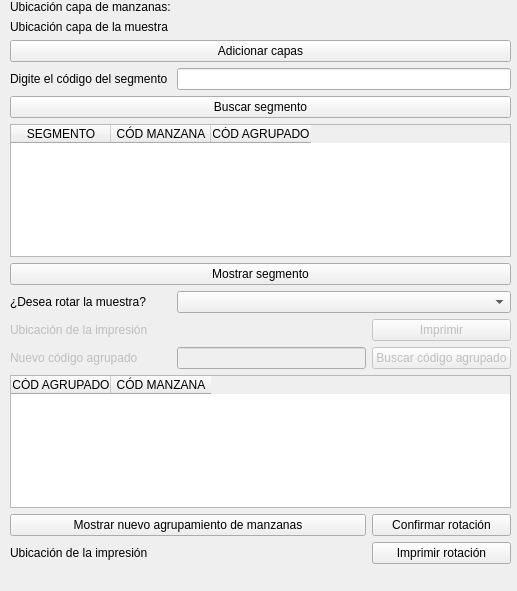
<?xml version="1.0" encoding="UTF-8"?>
<ui version="4.0">
 <class>practicaDockWidgetBase</class>
 <widget class="QDockWidget" name="practicaDockWidgetBase">
  <property name="geometry">
   <rect>
    <x>0</x>
    <y>0</y>
    <width>517</width>
    <height>591</height>
   </rect>
  </property>
  <property name="windowTitle">
   <string>practica</string>
  </property>
  <widget class="QWidget" name="dockWidgetContents">
   <widget class="QWidget" name="gridLayoutWidget_3">
    <property name="geometry">
     <rect>
      <x>10</x>
      <y>0</y>
      <width>501</width>
      <height>564</height>
     </rect>
    </property>
    <layout class="QGridLayout" name="gridLayout_3">
     <item row="16" column="1">
      <widget class="QgsFileWidget" name="qfw_guardar">
       <property name="storageMode">
        <enum>QgsFileWidget::GetDirectory</enum>
       </property>
      </widget>
     </item>
     <item row="8" column="0">
      <widget class="QLabel" name="label_impres">
       <property name="enabled">
        <bool>false</bool>
       </property>
       <property name="text">
        <string>Ubicación de la impresión</string>
       </property>
      </widget>
     </item>
     <item row="10" column="0">
      <widget class="QLabel" name="label_agrup">
       <property name="enabled">
        <bool>false</bool>
       </property>
       <property name="text">
        <string>Nuevo código agrupado</string>
       </property>
      </widget>
     </item>
     <item row="16" column="0">
      <widget class="QLabel" name="label_5">
       <property name="text">
        <string>Ubicación de la impresión</string>
       </property>
      </widget>
     </item>
     <item row="1" column="0">
      <widget class="QLabel" name="label">
       <property name="text">
        <string>Ubicación capa de la muestra</string>
       </property>
      </widget>
     </item>
     <item row="14" column="0" colspan="2">
      <widget class="QPushButton" name="btn_MostrarAgrup">
       <property name="text">
        <string>Mostrar nuevo agrupamiento de manzanas</string>
       </property>
      </widget>
     </item>
     <item row="0" column="0">
      <widget class="QLabel" name="label_2">
       <property name="text">
        <string>Ubicación capa de manzanas:</string>
       </property>
      </widget>
     </item>
     <item row="7" column="0">
      <widget class="QLabel" name="label_4">
       <property name="text">
        <string>¿Desea rotar la muestra?</string>
       </property>
      </widget>
     </item>
     <item row="3" column="0">
      <widget class="QLabel" name="label_3">
       <property name="text">
        <string>Digite el código del segmento</string>
       </property>
      </widget>
     </item>
     <item row="10" column="1">
      <widget class="QLineEdit" name="lineAgrup">
       <property name="enabled">
        <bool>false</bool>
       </property>
      </widget>
     </item>
     <item row="8" column="1">
      <widget class="QgsFileWidget" name="qfw_guardarPre">
       <property name="enabled">
        <bool>false</bool>
       </property>
       <property name="storageMode">
        <enum>QgsFileWidget::GetDirectory</enum>
       </property>
      </widget>
     </item>
     <item row="8" column="2">
      <widget class="QPushButton" name="btn_imprimir">
       <property name="enabled">
        <bool>false</bool>
       </property>
       <property name="text">
        <string>Imprimir</string>
       </property>
      </widget>
     </item>
     <item row="0" column="1" colspan="2">
      <widget class="QgsFileWidget" name="qfw_seleccionarMz"/>
     </item>
     <item row="1" column="1" colspan="2">
      <widget class="QgsFileWidget" name="qfw_seleccionarMuestra"/>
     </item>
     <item row="2" column="0" colspan="3">
      <widget class="QPushButton" name="btn_adicionar">
       <property name="text">
        <string>Adicionar capas</string>
       </property>
      </widget>
     </item>
     <item row="3" column="1" colspan="2">
      <widget class="QLineEdit" name="ql_codigo"/>
     </item>
     <item row="4" column="0" colspan="3">
      <widget class="QPushButton" name="btn_buscar">
       <property name="text">
        <string>Buscar segmento</string>
       </property>
      </widget>
     </item>
     <item row="5" column="0" colspan="3">
      <widget class="QTableWidget" name="qtw_tabla">
       <column>
        <property name="text">
         <string>SEGMENTO</string>
        </property>
       </column>
       <column>
        <property name="text">
         <string>CÓD MANZANA</string>
        </property>
       </column>
       <column>
        <property name="text">
         <string>CÓD AGRUPADO</string>
        </property>
       </column>
      </widget>
     </item>
     <item row="6" column="0" colspan="3">
      <widget class="QPushButton" name="btn_Mostrar">
       <property name="text">
        <string>Mostrar segmento</string>
       </property>
      </widget>
     </item>
     <item row="7" column="1" colspan="2">
      <widget class="QComboBox" name="cmb_seleccion">
       <property name="toolTipDuration">
        <number>-1</number>
       </property>
       <property name="editable">
        <bool>false</bool>
       </property>
       <property name="currentText">
        <string/>
       </property>
       <property name="currentIndex">
        <number>-1</number>
       </property>
       <item>
        <property name="text">
         <string>No e imprimir</string>
        </property>
       </item>
       <item>
        <property name="text">
         <string>Si</string>
        </property>
       </item>
      </widget>
     </item>
     <item row="10" column="2">
      <widget class="QPushButton" name="btn_buscAgrup">
       <property name="enabled">
        <bool>false</bool>
       </property>
       <property name="text">
        <string>Buscar código agrupado</string>
       </property>
      </widget>
     </item>
     <item row="13" column="0" colspan="3">
      <widget class="QTableWidget" name="qtw_tabla2">
       <column>
        <property name="text">
         <string>CÓD AGRUPADO</string>
        </property>
       </column>
       <column>
        <property name="text">
         <string>CÓD MANZANA</string>
        </property>
       </column>
      </widget>
     </item>
     <item row="14" column="2">
      <widget class="QPushButton" name="btn_confirmar">
       <property name="text">
        <string>Confirmar rotación</string>
       </property>
      </widget>
     </item>
     <item row="16" column="2">
      <widget class="QPushButton" name="btn_guardar">
       <property name="text">
        <string>Imprimir rotación</string>
       </property>
      </widget>
     </item>
    </layout>
   </widget>
  </widget>
 </widget>
 <customwidgets>
  <customwidget>
   <class>QgsFileWidget</class>
   <extends>QWidget</extends>
   <header>qgsfilewidget.h</header>
  </customwidget>
 </customwidgets>
 <resources/>
 <connections/>
</ui>
